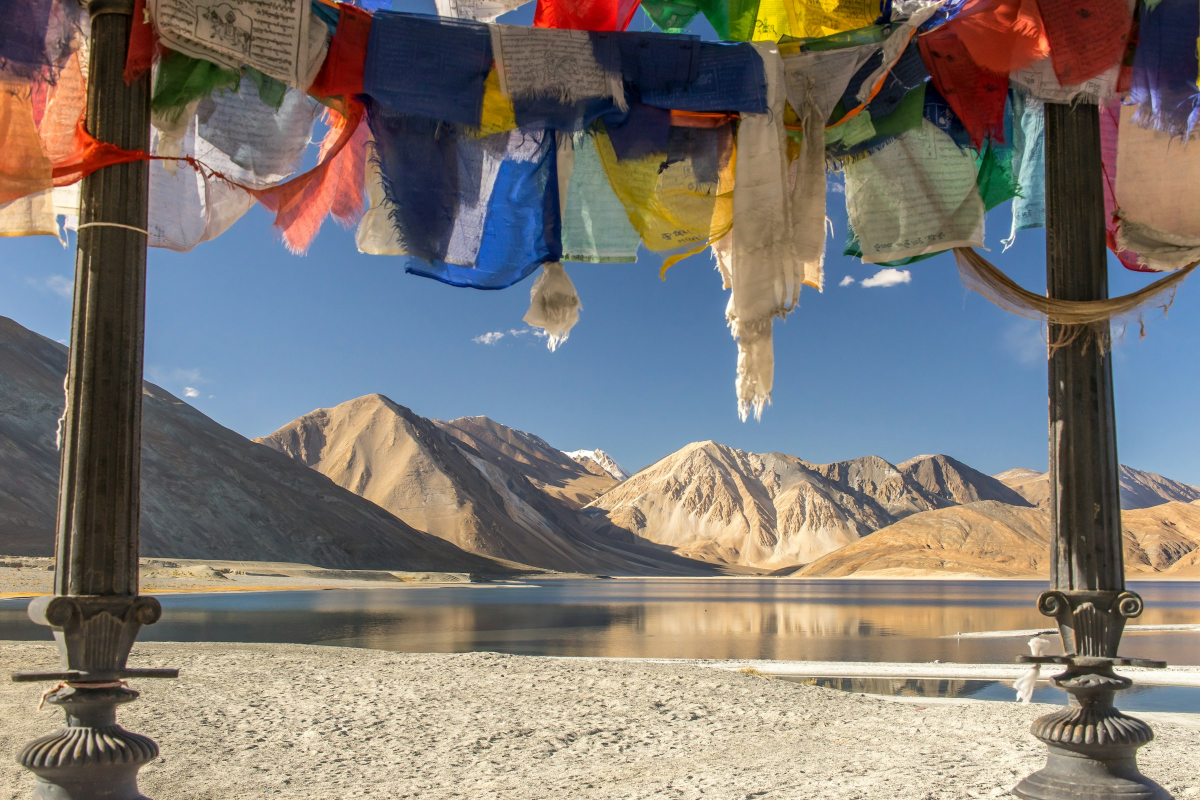
#> input picture scrollcraft/builds/getpackd-anywhere/tools/ladakh.jpg, 2400 x 1600 px, found by its file name (shown at 1/2 size); its folder holds 2 pictures in this run
$ python places.py ladakh.jpg spiti-src.jpg
#> lines starting #> are read from the running program, lines starting #| are printed output that depends on the picture
#!/usr/bin/env python3
"""Export the hero's cycling places: photo (1920w JPEG) + depth map (960w PNG, near = white).
usage: python places.py <src dir with <slug>.jpg and <slug>-depth.png> <build dir>"""
import sys, os
from PIL import Image, ImageFilter
src, out = sys.argv[1], sys.argv[2]
SLUGS = ["ladakh", "kerala", "rajasthan", "kashmir", "meghalaya", "spiti"]
os.makedirs(os.path.join(out, "assets/places"), exist_ok=True)
os.makedirs(os.path.join(out, "lab"), exist_ok=True)
tiles = []
for s in SLUGS:
    im = Image.open(os.path.join(src, f"{s}.jpg")).convert("RGB")
#> im is the input picture: PIL image 2400x1600 RGB; mean R, G, B 126.4, 120.8, 115.4
    d = Image.open(os.path.join(src, f"{s}-depth.png")).convert("L")
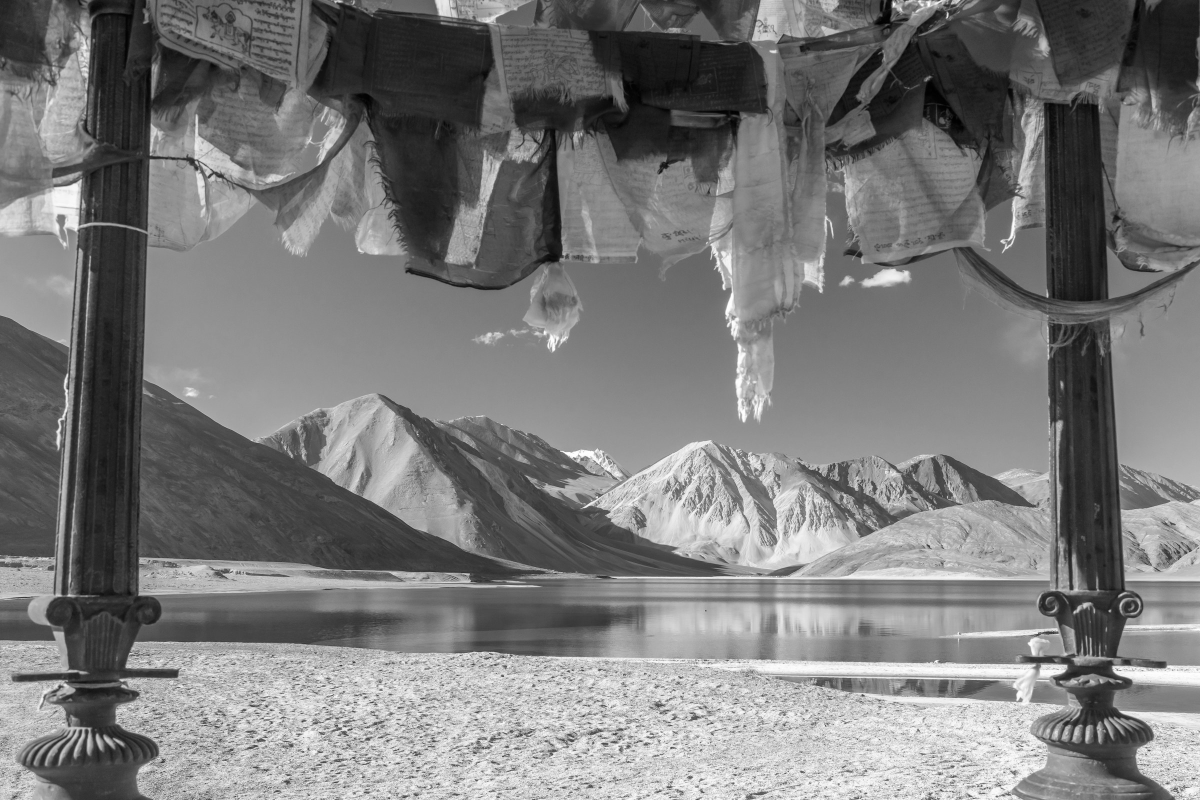
#> d: PIL image 2400x1600 L (shown at 1/2 size); min 0, max 255, mean 121.8
    w = 1920; h = round(im.height * w / im.width)
#> after `h = round(im.height * w / im.width)`: h = 1280
    im.resize((w, h), Image.LANCZOS).save(os.path.join(out, f"assets/places/{s}.jpg"), quality=80, optimize=True, progressive=True)
    # soften the depth a little: hard depth edges tear when the warp is applied
    d.resize((960, round(960 * h / w)), Image.LANCZOS).filter(ImageFilter.GaussianBlur(1.6)).save(os.path.join(out, f"assets/places/{s}-depth.png"), optimize=True)
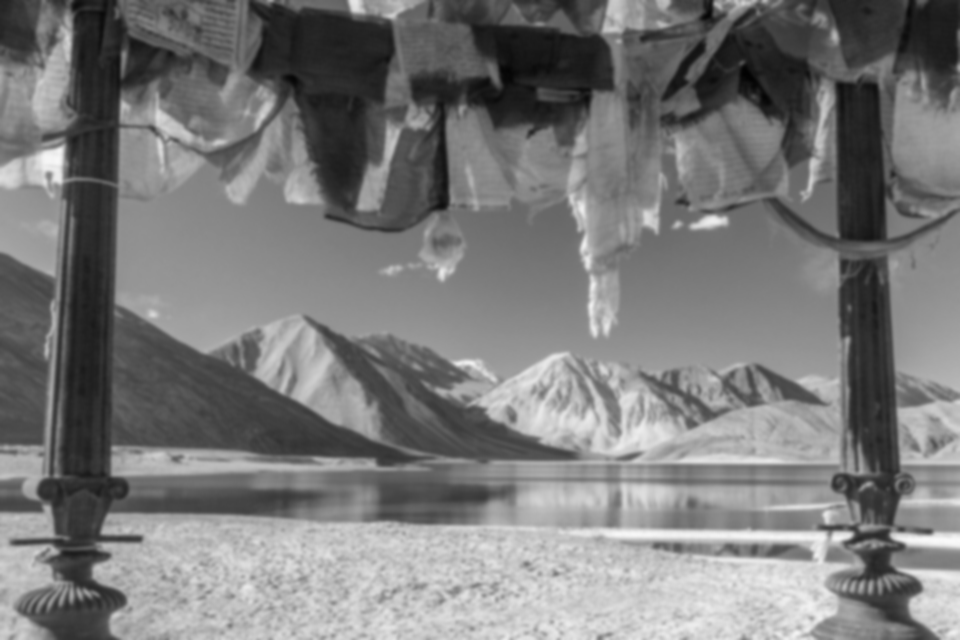
#> saved as ladakh-depth.png: PIL image 960x640 L; min 2, max 250, mean 121.8
    t = im.resize((400, round(400 * h / w))); dt = d.resize(t.size).convert("RGB")
#> after `t = im.resize((400, round(400 * h / w)))`:
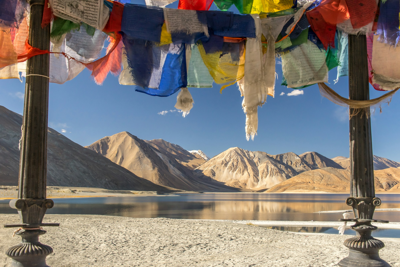
#> t: PIL image 400x267 RGB; mean R, G, B 126.4, 120.8, 115.4
#> after `dt = d.resize(t.size).convert('RGB')`:
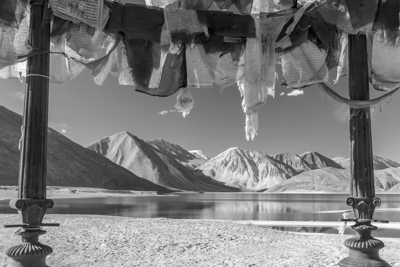
#> dt: PIL image 400x267 RGB; min 0, max 255, mean 121.8
    pair = Image.new("RGB", (810, t.height), (30, 30, 30)); pair.paste(t, (0, 0)); pair.paste(dt, (410, 0)); tiles.append(pair)
#> after `pair = Image.new('RGB', (810, t.height), (30, 30, 30))`: pair: PIL image 810x267 RGB; every value is 30
#> after `pair.paste(t, (0, 0))`:
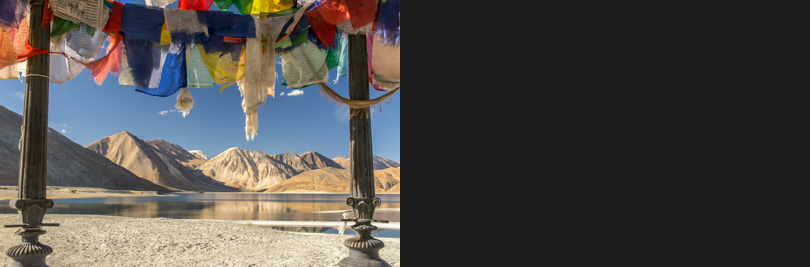
#> pair: PIL image 810x267 RGB; mean R, G, B 77.6, 74.8, 72.2
#> after `pair.paste(dt, (410, 0))`:
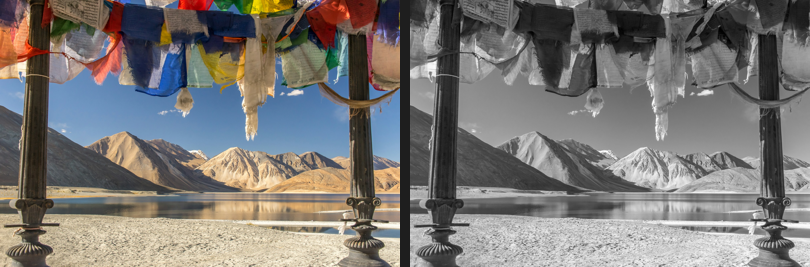
#> pair: PIL image 810x267 RGB; mean R, G, B 122.9, 120.2, 117.5
    print(s, (w, h), os.path.getsize(os.path.join(out, f"assets/places/{s}.jpg")) // 1024, "KB")
#| ladakh (1920, 1280) 397 KB
#> pass 2 of the loop `for s in SLUGS:`:
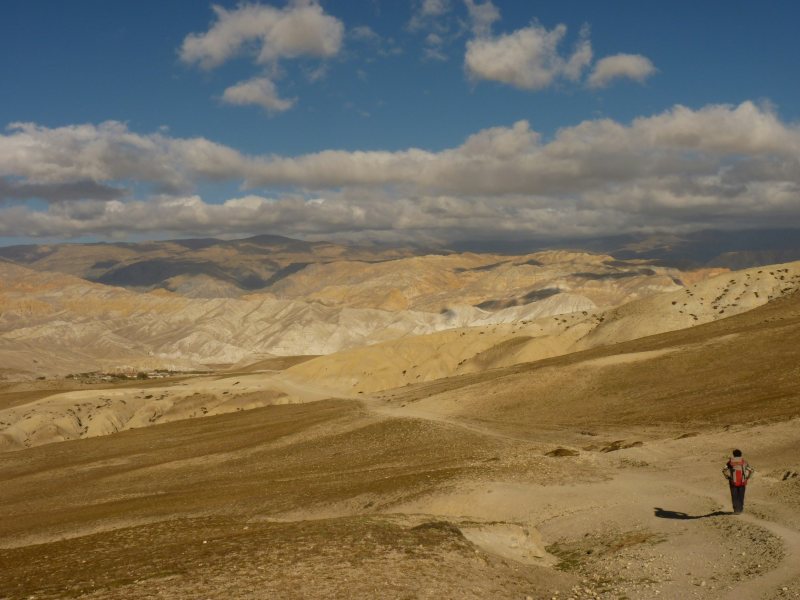
#> input picture scrollcraft/builds/getpackd-anywhere/tools/spiti-src.jpg, 2400 x 1800 px, given in place of kerala.jpg, which was not available (shown at 1/3 size)
#> im is the input picture: PIL image 2400x1800 RGB; mean R, G, B 123.3, 112.9, 91
#> d: PIL image 2400x1800 L
#> `d.resize((960, round(960 * h / w)), Image.LANCZOS).filter(ImageFilter...`:
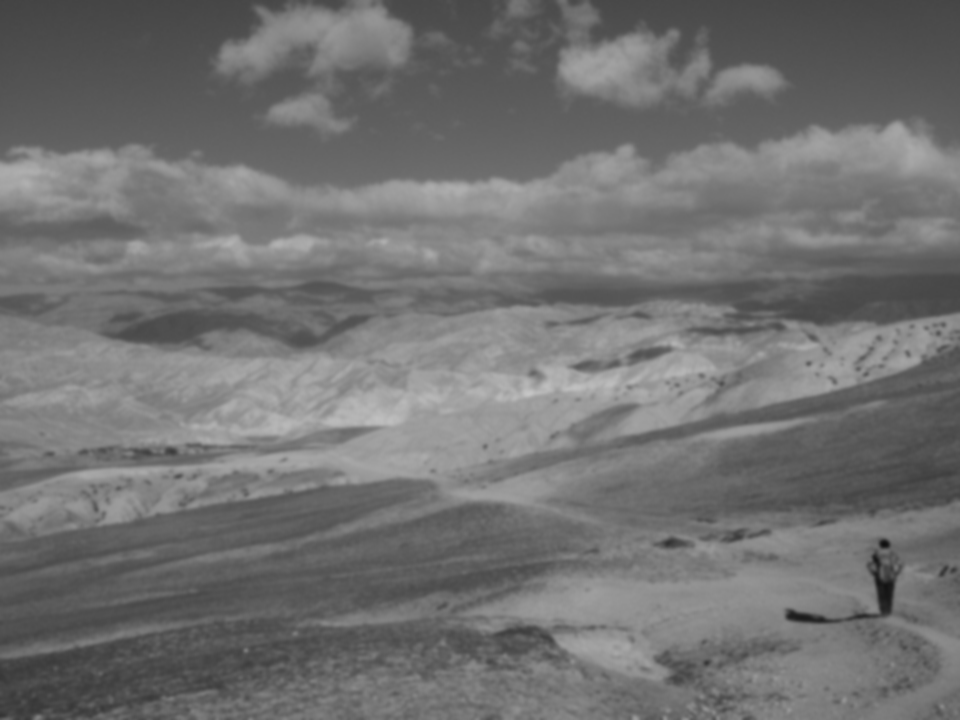
#> saved as kerala-depth.png: PIL image 960x720 L; min 15, max 197, mean 113.5
#> t: PIL image 400x300 RGB
#> dt: PIL image 400x300 RGB
#> pair: PIL image 810x300 RGB; every value is 30
#> `pair.paste(dt, (410, 0))`:
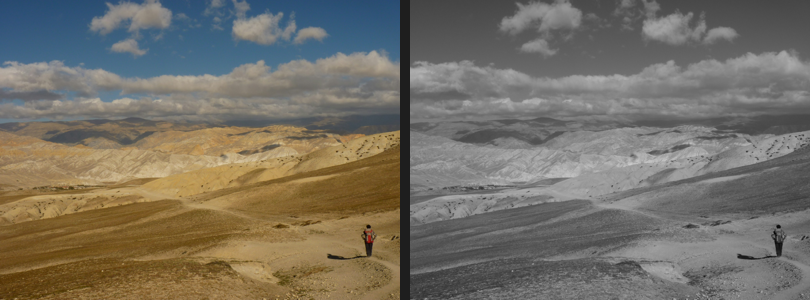
#> pair: PIL image 810x300 RGB; mean R, G, B 117.3, 112.2, 101.3
#| kerala (1920, 1440) 303 KB
#> (the run stopped early here; a loop or call above may not have finished)
